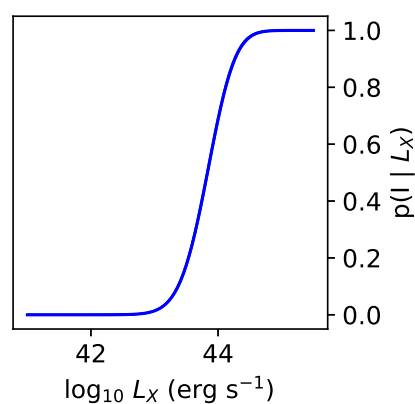
#> input picture figures/eROSITA/eROSITA-selectionfunc.png, 415 x 404 px, found by its file name
$ jupyter execute --allow-errors selection-function.ipynb   (shell and % lines are left out)
#> lines starting #> are read from the running program, lines starting #| are printed output that depends on the picture; after the words box and inside, x2 and y2 are one past the last pixel; in counts of white or black regions, pixels touching at a corner belong together
[cell 1]
from PIL import Image
import numpy as np
import matplotlib.pyplot as plt

[cell 2]
# Load the image
img_path = "figures/eROSITA-selectionfunc.png"
img = Image.open(img_path)
#> img is the input picture: PIL image 415x404 RGBA; mean R, G, B, A 245, 245, 247.4, 255

# Display the uploaded plot
plt.imshow(img)
plt.axis("off")
plt.show()

[cell 3]
import cv2

# Convert image to array for processing
img_array = np.array(img)

# Convert to grayscale
gray = cv2.cvtColor(img_array, cv2.COLOR_RGB2GRAY)

# Detect blue line by masking (since the line is blue)
hsv = cv2.cvtColor(img_array, cv2.COLOR_RGB2HSV)
#> hsv: shape (404, 415, 3); mean H, S, V 1.5, 2.4, 247.4
lower_blue = np.array([100, 150, 50])
upper_blue = np.array([140, 255, 255])
mask = cv2.inRange(hsv, lower_blue, upper_blue)
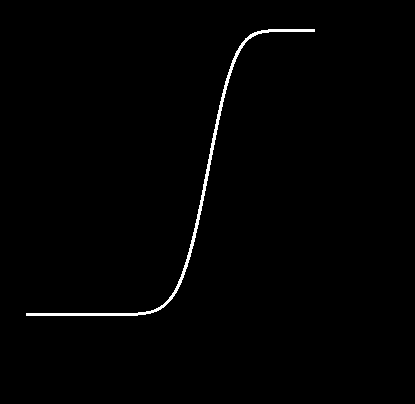
#> mask: shape (404, 415); 0.92% white; 1 white region, box (x1, y1, x2, y2) and area: (26, 29, 315, 316) 1543

# Get coordinates of blue pixels
ys, xs = np.where(mask > 0)
#> ys = 1543 values from 29 to 315; xs = 1543 values, max 314 at index 46, min 26 at index 1186, mean 186.5

# Normalize coordinates to [0,1] in image space
x_norm = (xs - xs.min()) / (xs.max() - xs.min())
#> x_norm = 1543 values, max 1 at index 46, min 0 at index 1186, mean 0.557
y_norm = 1 - (ys - ys.min()) / (ys.max() - ys.min())  # flip y-axis
#> y_norm = 1543 values, max 1 at index 0, min 0 at index 1431, mean 0.435

# Scale to axis values (x ~ 41–45, y ~ 0–1)
x_data = 40.8 + x_norm * (45.6 - 40.8)
#> x_data = 1543 values, max 45.6 at index 46, min 40.8 at index 1186, mean 43.47
y_data = y_norm
#> y_data has the same summary as y_norm

# Sort by x for clarity
sorted_idx = np.argsort(x_data)
#> sorted_idx = 1543 values, max 1542 at index 333, min 0 at index 1402, mean 771
x_data_sorted = x_data[sorted_idx]
#> x_data_sorted = 1543 values from 40.8 to 45.6
y_data_sorted = y_data[sorted_idx]
#> y_data_sorted = 1543 values, max 1 at index 1402, min 0 at index 1, mean 0.435

# Show extracted curve overlay
plt.figure(figsize=(5,5))
plt.imshow(img_array)
plt.scatter(xs, ys, s=1, c="red")
plt.axis("off")
plt.show()
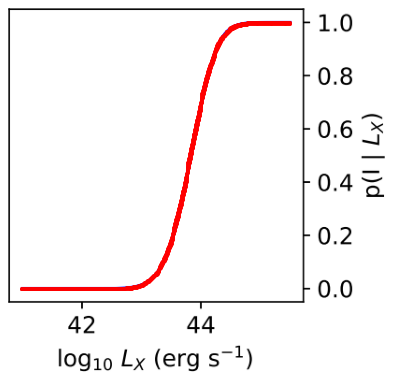
#> figure drawn by matplotlib, 1 panel

# Return a sample of extracted data points
list(zip(x_data_sorted[::200], y_data_sorted[::200]))[:10]
#> Out = [(40.8, 0.00699), (41.9, 0), (43, 0.028), (43.52, 0.21), (43.75, 0.406), (43.95, 0.643), (44.18, 0.846), (44.82, 0.993)]

[cell 4]
plt.plot(x_data_sorted, y_data_sorted)
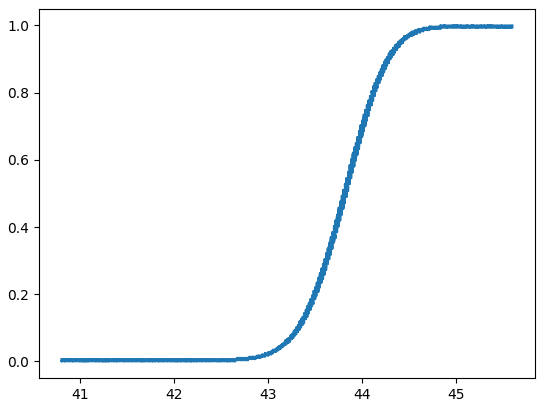
#> figure drawn by matplotlib, 1 panel

[cell 5]
import pandas as pd

# Create dataframe with sorted data
df = pd.DataFrame({
    "log10_Lx_erg_s^-1": x_data_sorted,
    "p_I_given_Lx": y_data_sorted
})
#> df = table of 1543 rows and 2 columns

# Save to CSV
csv_path = "data/extracted_selectionfunc2.csv"
#> (the rest of this cell did not finish here and is left out)

$ run again, with figures/eROSITA/L500-z.png copied over figures/eROSITA/eROSITA-selectionfunc.png
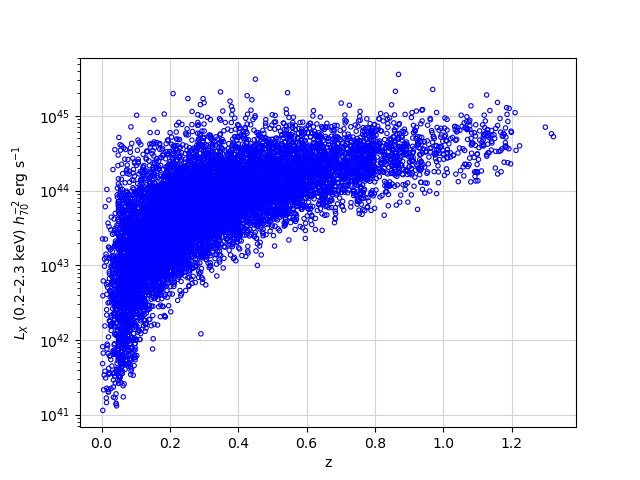
#> input picture figures/eROSITA/L500-z.png, 640 x 480 px, found by its file name
#> img is the input picture: PIL image 640x480 RGBA; mean R, G, B, A 219, 219, 251.6, 255
#> hsv: shape (480, 640, 3); mean H, S, V 18.6, 32.6, 251.6
#> `mask = cv2.inRange(hsv, lower_blue, upper_blue)`:
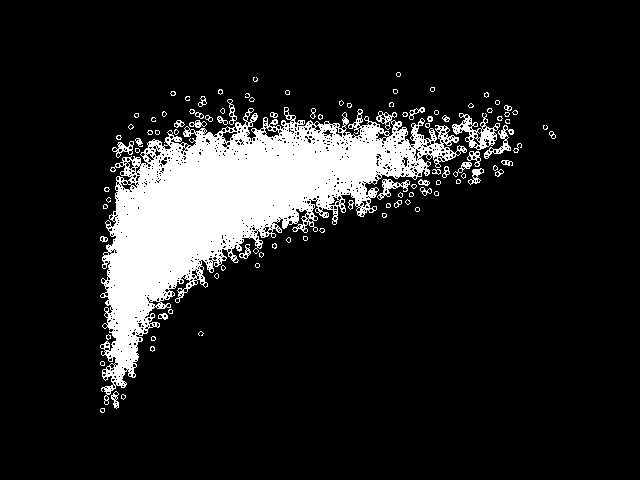
#> mask: shape (480, 640); 12.7% white; 103 white regions (67 under 20 px), largest, box (x1, y1, x2, y2) and area: (100, 107, 467, 405) 35445, (452, 113, 500, 150) 651, (484, 125, 514, 159) 244
#> Out = [(40.8, 0.00882), (40.85, 0.456), (40.87, 0.603), (40.89, 0.368), (40.92, 0.547), (40.93, 0.462), (40.94, 0.253), (40.96, 0.724), (40.97, 0.691), (40.98, 0.285)]
#> `[cell 4] plt.plot(x_data_sorted, y_data_sorted)`:
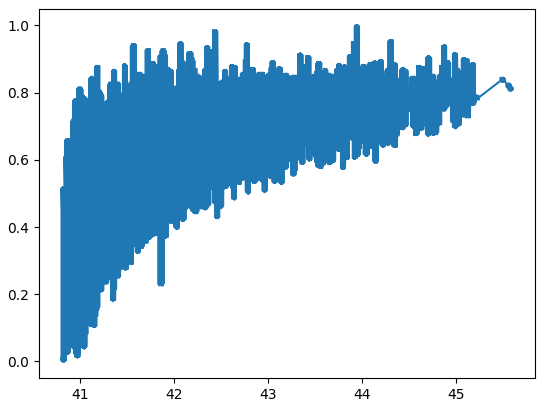
#> figure drawn by matplotlib, 1 panel
#> df = table of 38947 rows and 2 columns

$ run again, with figures/eROSITA/XLF_N.png copied over figures/eROSITA/eROSITA-selectionfunc.png
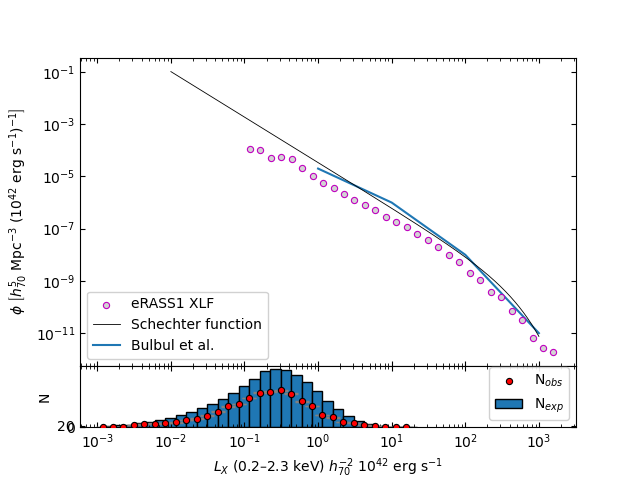
#> input picture figures/eROSITA/XLF_N.png, 640 x 480 px, found by its file name
#> img is the input picture: PIL image 640x480 RGBA; mean R, G, B, A 244, 244.5, 246, 255
#> hsv: shape (480, 640, 3); mean H, S, V 2.8, 5.1, 246.4
#> `mask = cv2.inRange(hsv, lower_blue, upper_blue)`:
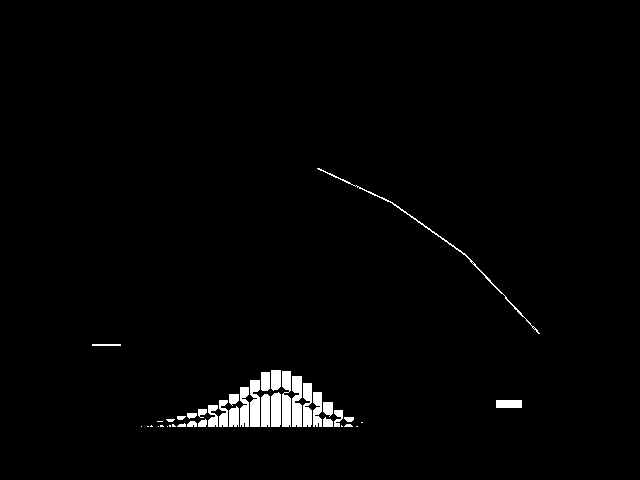
#> mask: shape (480, 640); 1.7% white; 41 white regions (12 under 20 px), largest, box (x1, y1, x2, y2) and area: (292, 376, 302, 427) 462, (282, 371, 291, 427) 456, (317, 168, 540, 334) 432
#> ys = 5307 values from 168 to 426; xs = 5307 values, max 539 at index 431, min 92 at index 432, mean 290.9
#> x_norm = 5307 values, max 1 at index 431, min 0 at index 432, mean 0.445
#> y_norm = 5307 values, max 1 at index 0, min 0 at index 5144, mean 0.133
#> x_data = 5307 values, max 45.6 at index 431, min 40.8 at index 432, mean 42.94
#> y_data has the same summary as y_norm
#> sorted_idx = 5307 values, max 5306 at index 4730, min 0 at index 4160, mean 2653
#> x_data_sorted = 5307 values from 40.8 to 45.6
#> y_data_sorted = 5307 values, max 1 at index 4160, min 0 at index 58, mean 0.133
#> Out = [(40.8, 0.318), (41.85, 0.00775), (42.06, 0), (42.19, 0.0814), (42.29, 0.0116), (42.37, 0.0659), (42.44, 0.116), (42.51, 0.00775), (42.56, 0.00388), (42.61, 0.163)]
#> `[cell 4] plt.plot(x_data_sorted, y_data_sorted)`:
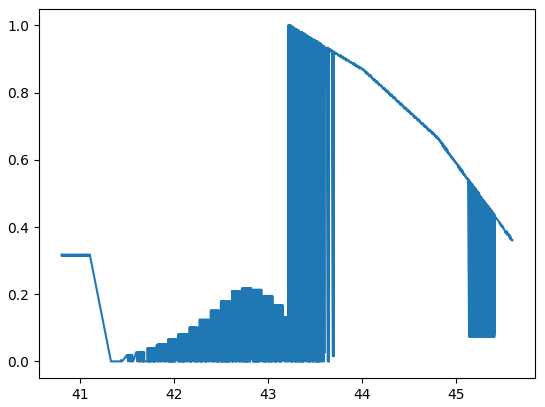
#> figure drawn by matplotlib, 1 panel
#> df = table of 5307 rows and 2 columns
